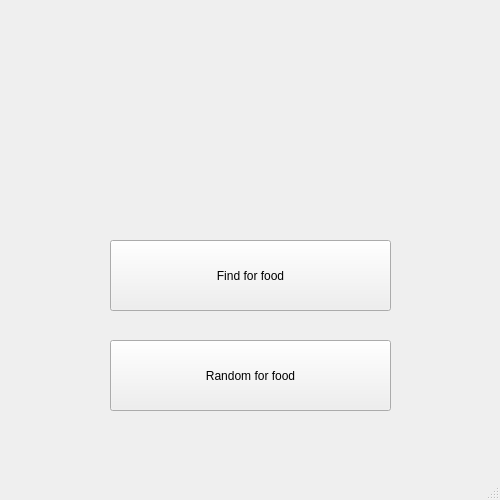
<?xml version="1.0" encoding="UTF-8"?>
<ui version="4.0">
 <class>smain</class>
 <widget class="QMainWindow" name="smain">
  <property name="geometry">
   <rect>
    <x>0</x>
    <y>0</y>
    <width>500</width>
    <height>500</height>
   </rect>
  </property>
  <property name="minimumSize">
   <size>
    <width>500</width>
    <height>500</height>
   </size>
  </property>
  <property name="maximumSize">
   <size>
    <width>500</width>
    <height>500</height>
   </size>
  </property>
  <property name="cursor">
   <cursorShape>ArrowCursor</cursorShape>
  </property>
  <property name="tabletTracking">
   <bool>false</bool>
  </property>
  <property name="acceptDrops">
   <bool>true</bool>
  </property>
  <property name="windowTitle">
   <string>หน้าเลือก location</string>
  </property>
  <property name="autoFillBackground">
   <bool>false</bool>
  </property>
  <property name="styleSheet">
   <string notr="true">background-image: url(:/img_bg/IMG.gif);</string>
  </property>
  <property name="tabShape">
   <enum>QTabWidget::Rounded</enum>
  </property>
  <widget class="QWidget" name="centralwidget">
   <widget class="QLabel" name="label">
    <property name="geometry">
     <rect>
      <x>0</x>
      <y>0</y>
      <width>7</width>
      <height>16</height>
     </rect>
    </property>
    <property name="maximumSize">
     <size>
      <width>1000000</width>
      <height>1500000</height>
     </size>
    </property>
    <property name="acceptDrops">
     <bool>false</bool>
    </property>
    <property name="statusTip">
     <string notr="true"/>
    </property>
    <property name="autoFillBackground">
     <bool>false</bool>
    </property>
    <property name="styleSheet">
     <string notr="true">background-image: url(:/newPrefix/kmutt_App/4f9c384081887aa7c5c7158094caf4f2.jpg);</string>
    </property>
    <property name="text">
     <string/>
    </property>
    <property name="pixmap">
     <pixmap>:/newPrefix/kmutt_App/unnamed.png</pixmap>
    </property>
    <property name="scaledContents">
     <bool>true</bool>
    </property>
   </widget>
   <widget class="QWidget" name="horizontalLayoutWidget">
    <property name="geometry">
     <rect>
      <x>110</x>
      <y>240</y>
      <width>281</width>
      <height>71</height>
     </rect>
    </property>
    <layout class="QHBoxLayout" name="horizontalLayout">
     <item>
      <widget class="QPushButton" name="pushButton">
       <property name="maximumSize">
        <size>
         <width>1800000</width>
         <height>1800000</height>
        </size>
       </property>
       <property name="text">
        <string>Find for food</string>
       </property>
      </widget>
     </item>
    </layout>
   </widget>
   <widget class="QWidget" name="horizontalLayoutWidget_2">
    <property name="geometry">
     <rect>
      <x>110</x>
      <y>340</y>
      <width>281</width>
      <height>71</height>
     </rect>
    </property>
    <layout class="QHBoxLayout" name="horizontalLayout_2"/>
   </widget>
   <widget class="QLabel" name="label_2">
    <property name="geometry">
     <rect>
      <x>150</x>
      <y>20</y>
      <width>201</width>
      <height>161</height>
     </rect>
    </property>
    <property name="styleSheet">
     <string notr="true">image: url(:/img_bg/icon_ui.jpg);</string>
    </property>
    <property name="text">
     <string/>
    </property>
   </widget>
   <widget class="QPushButton" name="pushButton_2">
    <property name="geometry">
     <rect>
      <x>110</x>
      <y>340</y>
      <width>281</width>
      <height>71</height>
     </rect>
    </property>
    <property name="maximumSize">
     <size>
      <width>1800000</width>
      <height>1800000</height>
     </size>
    </property>
    <property name="text">
     <string>Random for food</string>
    </property>
   </widget>
  </widget>
  <widget class="QMenuBar" name="menubar">
   <property name="geometry">
    <rect>
     <x>0</x>
     <y>0</y>
     <width>500</width>
     <height>22</height>
    </rect>
   </property>
  </widget>
  <widget class="QStatusBar" name="statusbar"/>
 </widget>
 <resources>
  <include location="img_bg.qrc"/>
 </resources>
 <connections/>
</ui>
